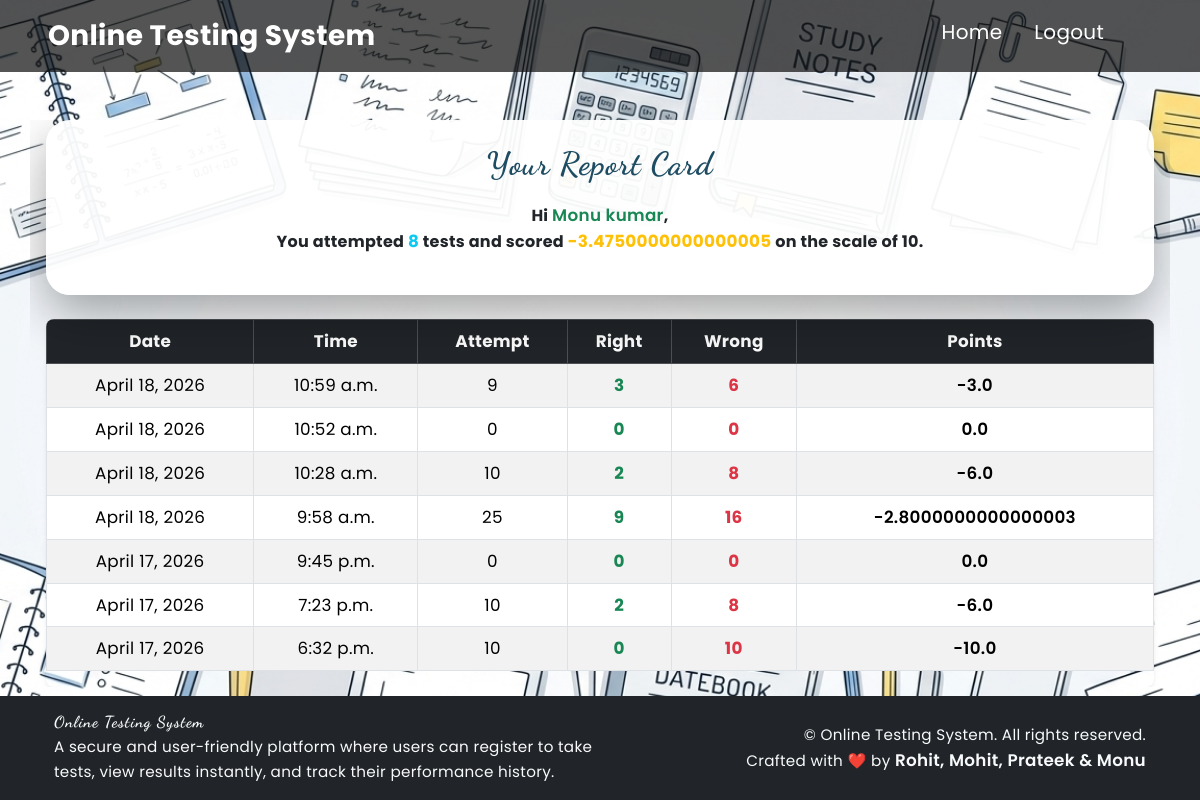
The page /test-history (signed in) on the database its author committed.
### OTS/models.py (models this page shows)
class Candidate(models.Model):
    username = models.CharField(primary_key=True, max_length=20)
    password = models.CharField(null=False, max_length=20)
    name = models.CharField(null=False, max_length=30)
    testattemped = models.IntegerField(default=0)
    points = models.FloatField(default=0.0)

class Result(models.Model):
    resultid = models.BigAutoField(primary_key=True, auto_created=True)
    username = models.ForeignKey(Candidate, on_delete=models.CASCADE)
    test = models.ForeignKey(Test, on_delete=models.CASCADE, null=True, blank=True)
    teacher = models.ForeignKey('auth.User', on_delete=models.CASCADE, null=True, blank=True)
    date = models.DateField(auto_now=True)
    time = models.TimeField(auto_now=True)
    attempt = models.IntegerField()
    right = models.IntegerField()
    wrong = models.IntegerField()
    points = models.FloatField()
    tab_switches = models.IntegerField(default=0)
    copy_attempts = models.IntegerField(default=0)
    fullscreen_exits = models.IntegerField(default=0)
    class Meta:
        ordering = ['-points', 'date']

### OTS/views.py (the view)
# urls.py: path("test-history",    testResultHistory,       name="testHistory"),
def testResultHistory(request):
    if "name" not in request.session:
        return HttpResponseRedirect(reverse("OTS:Loginform"))
    candidate = Candidate.objects.get(username=request.session["username"])
    result    = Result.objects.filter(username=candidate).order_by("-date", "-time")
    return render(request, "candidate_history.html", {"candidate": candidate, "result": result})

### OTS/templates/candidate_history.html (shortened to what this page needs)
{% extends 'main.html' %}
{% block top%}
<nav class="navbar navbar-expand-lg">
  <div class="container-fluid ps-3 ps-md-5 pe-3 pe-md-5">
    <div class="fw-bold fs-3">Online Testing System</div>
    <div class="collapse navbar-collapse" id="navbarNavDropdown">
      <ul class="navbar-nav ms-auto mb-lg-2 px-4">
        <li class="nav-item me-3">
          <a class="nav-link active text-white fs-5" aria-current="page" href="{% url 'OTS:home' %}">Home</a>
        </li>
        <li class="nav-item me-3">
          <a class="nav-link active text-white fs-5" aria-current="page" href="{% url 'OTS:Logout' %}">Logout</a>
        </li>
      </ul>
    </div>
  </div>
</nav>
{% endblock%}
{% block content%}
<div class="container mt-3 mt-md-5 px-2 px-md-3"
     style="max-height: 75vh; overflow-y: auto; scrollbar-width: none;">
  <div class="card shadow-lg border-0 rounded-4">
    <div class="card-body text-center py-3 py-md-4 px-2 px-md-4">
      <h1 class="fw-bold mb-3 fs-2 fs-md-1" style="color: rgb(30, 76, 99);">Your Report Card</h1>
      <p class="fs-6 fs-md-5">
        Hi <span class="fw-semibold text-success">{{ candidate.name }}</span>,<br>
        You attempted <span class="fw-bold text-info">{{ candidate.testattemped }}</span> tests and scored
        <span class="fw-bold text-warning">{{ candidate.points }}</span> on the scale of 10.
      </p>
    </div>
  </div>
  <div class="table-responsive mt-4 shadow-sm rounded-3">
    <table class="table table-bordered table-striped table-hover align-middle text-center">
      <thead class="table-dark">
        <tr>
          <th class="small-on-mobile">Date</th>
          <th class="small-on-mobile">Time</th>
          <th class="small-on-mobile">Attempt</th>
          <th class="small-on-mobile">Right</th>
          <th class="small-on-mobile">Wrong</th>
          <th class="small-on-mobile">Points</th>
        </tr>
      </thead>
      <tbody>
        {% for r in result %}
        <tr>
          <td class="small-on-mobile">{{ r.date }}</td>
          <td class="small-on-mobile">{{ r.time }}</td>
          <td class="small-on-mobile">{{ r.attempt }}</td>
          <td class="text-success fw-bold small-on-mobile">{{ r.right }}</td>
          <td class="text-danger fw-bold small-on-mobile">{{ r.wrong }}</td>
          <td class="fw-semibold small-on-mobile">{{ r.points }}</td>
        </tr>
        {% endfor %}
      </tbody>
    </table>
  </div>
</div>
{% endblock%}

### OTS/templates/main.html (shortened to what this page needs)
<!DOCTYPE html>
{% load static %}
<html lang="en">
<head>
    <link href="https://cdn.jsdelivr.net/npm/bootstrap@5.3.8/dist/css/bootstrap.min.css" rel="stylesheet"
>
    <link rel="stylesheet" href="{% static 'theme.css' %}">
</head>
<body>
    <div class="site-wrap">
        <div id="main">
            <div class="top">
                <div class="menu">
                    {% block top %}{% endblock %}
                </div>
            </div>
            <div class="content">
                {% block content %}{% endblock %}
            </div>
        </div>
        <footer class="site-footer bg-dark text-light py-3 mt-auto">
            <div class="container d-flex justify-content-between align-items-center flex-wrap gap-3 px-3 px-md-4">
                <div class="text-start text-sm-start footer-col">
                    <h6 class="fw-bold mb-1">Online Testing System</h6>
                    <p class="small mb-0">
                        A secure and user-friendly platform where users can register to take tests,
                        view results instantly, and track their performance history.
                    </p>
                </div>
                <div class="text-start text-sm-end footer-col">
                    <p class="small mb-0">
                        © Online Testing System. All rights reserved. <br>
                        Crafted with ❤️ by <span class="fw-semibold">Rohit, Mohit, Prateek &amp; Monu</span>
                    </p>
                </div>
            </div>
        </footer>
    </div>
</body>
</html>

### OTS/static/theme.css (style rules this page uses)
* { margin: 0; padding: 0; box-sizing: border-box; font-family: 'Poppins', sans-serif; }
:root { --bs-body-font-family: 'Poppins', sans-serif !important; --bs-body-font-size: 1.05rem; --bs-body-line-height: 1.6; }
body, p, a, div, span, td, th, button, input, select, textarea, label { font-family: 'Poppins', sans-serif !important; font-size: 1.05rem; line-height: 1.6; letter-spacing: 0.3px; }
h1, .h1, h2, .h2, h3, .h3, h4, .h4, h5, .h5, h6, .h6, .navbar-brand { font-family: 'Dancing Script', cursive !important; letter-spacing: 1px; }
h1, .h1 { font-size: 3.0rem !important; line-height: 1.3 !important; font-weight: 700 !important; }
small, .small { font-size: 0.95rem !important; font-family: 'Poppins', sans-serif !important; }
html { height: 100%; }
body { min-height: 100%; width: 100%; margin: 0; overflow-x: hidden; }
.site-wrap { min-height: 100vh; display: flex; flex-direction: column; width: 100%; background-color: #1a2a35; background-image: url("new_background.png"); background-size: cover; background-position: center; background-repeat: no-repeat; background-attachment: fixed; }
.navbar { color: white; background-color: rgba(19, 19, 19, 0.72); }
#main { flex: 1 0 auto; width: 100%; min-height: 0; background: transparent; }
.site-footer { flex-shrink: 0; width: 100%; }
.card { box-shadow: 0 20px 50px rgba(0, 0, 0, 0.35) !important; border-radius: 1.5rem !important; font-weight: bolder; background: rgba(255, 255, 255, 0.95) !important; border: none !important; }

### OTS/templates/main.html (style rules this page uses)
.footer-col { max-width: 100%; }
@media (min-width: 576px) { .footer-col { max-width: 50%; } }

### rows shown on the page
Candidate: name "Monu kumar", testattemped "8", points "-3.4750000000000005"
Result: date "April 18, 2026", time "10:59 a.m.", attempt "9", right "3", wrong "6", points "-3.0"
Result: date "April 18, 2026", time "10:52 a.m.", attempt "0", right "0", wrong "0", points "0.0"
Result: date "April 18, 2026", time "10:28 a.m.", attempt "10", right "2", wrong "8", points "-6.0"
Result: date "April 18, 2026", time "9:58 a.m.", attempt "25", right "9", wrong "16", points "-2.8000000000000003"
Result: date "April 17, 2026", time "9:45 p.m.", attempt "0", right "0", wrong "0", points "0.0"
Result: date "April 17, 2026", time "7:23 p.m.", attempt "10", right "2", wrong "8", points "-6.0"
Result: date "April 17, 2026", time "6:32 p.m.", attempt "10", right "0", wrong "10", points "-10.0"
